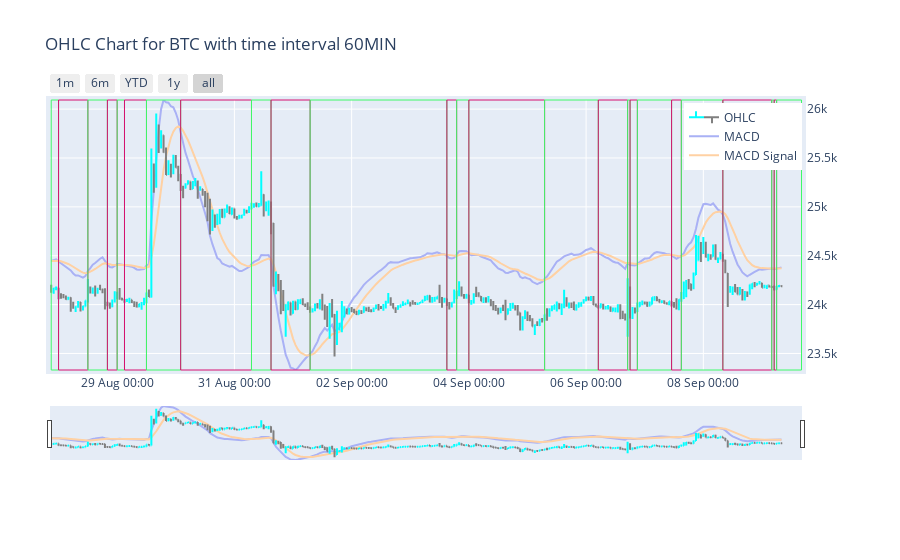
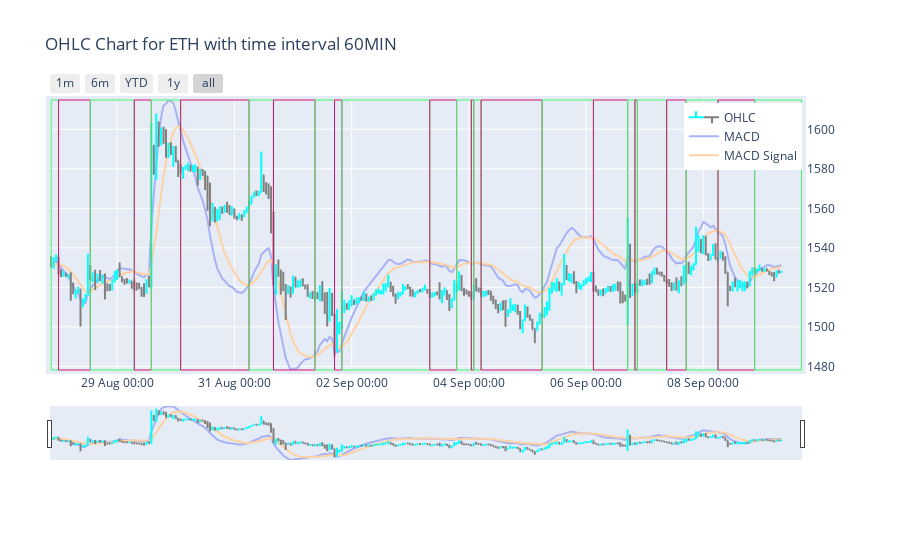
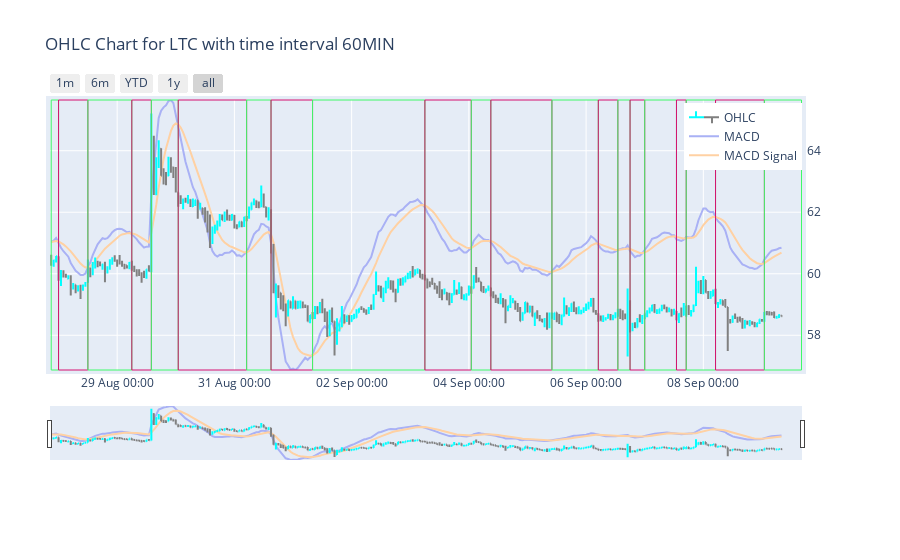

Notebook code cell kept with these figures, in order:
### Code cell
granularity = '60MIN'
for currency in MY_CRYPTO_CURRENCIES:
    df_history_for_chart = df_history_enhanced.query(f'granularity == \'{granularity}\' and base_currency == \'{currency}\'').copy()
    df_history_market_trend_for_chart = df_history_market_trend_intervals.query(f'granularity == \'{granularity}\' and base_currency == \'{currency}\'').copy()
    macd_min = df_history_for_chart['MACD'].min()
    macd_max = df_history_for_chart['MACD'].max()
    fig = make_subplots(specs=[[{"secondary_y": True}]])
    fig.add_trace(go.Ohlc(
        x=df_history_for_chart['date'],
        open=df_history_for_chart['open'],
        high=df_history_for_chart['high'],
        low=df_history_for_chart['low'],
        close=df_history_for_chart['close'],
        increasing_line_color= CANDLE_INCREASE_COLOR,
        decreasing_line_color= CANDLE_DECREASE_COLOR,
        name='OHLC'),
        secondary_y=True),
    fig.add_trace(go.Scatter(
        x=df_history_for_chart['date'],
        y=df_history_for_chart['MACD'],
        name='MACD',
        line=dict(color=MACD_COLOR),
        mode='lines'),
        secondary_y=False)
    fig.add_trace(go.Scatter(
        x=df_history_for_chart['date'],
        y=df_history_for_chart['MACD_signal'],
        name='MACD Signal',
        line=dict(color=MACD_SIGNAL_COLOR),
        mode='lines'),
        secondary_y=False)
    for i in range(df_history_market_trend_for_chart['base_currency'].count()):
        fig.add_vrect(x0=df_history_market_trend_for_chart.iloc[i]['start_date'],
            x1=df_history_market_trend_for_chart.iloc[i]['finish_date'],
            col=1,
            #fillcolor=df_history_market_trend_for_chart.iloc[i]['color'],
            line=dict(color=df_history_market_trend_for_chart.iloc[i]['color']),
            opacity=1.0,
            line_width=1)
    fig.update_layout(
        title=f'OHLC Chart for {currency} with time interval {granularity}',
        hovermode='x unified',
        legend=dict(yanchor="top",y=0.99,xanchor="right",x=0.94),
        #autosize=False,
        #width=900,
        #height=600,
        template = PLOTLY_TEMPLATE,
        yaxis_range=[macd_min,macd_max],
        yaxis1_showgrid = False,
        yaxis1_showticklabels = False,
        yaxis1_zeroline = False,
        margin=dict(
            l=50,
            r=50,
            b=100,
            t=100,
            pad=4
        ),
        xaxis=dict(
            rangeselector=dict(
                buttons=list([
                    dict(count=1, label="1m", step="month", stepmode="backward"),
                    dict(count=6, label="6m", step="month", stepmode="backward"),
                    dict(count=1, label="YTD", step="year", stepmode="todate"),
                    dict(count=1, label="1y", step="year", stepmode="backward"),
                    dict(step="all")
                ])
            ),
            rangeslider=dict(visible=True),
            type="date"
        )
    )
    if granularity == 'DAILY':
        fig.update_layout(xaxis_tickformat = '%d %b (%a)')
    else:
        fig.update_layout(xaxis_tickformat = '%d %b %H:%M')
    fig.show()

### Figure 1 — Plotly figure (JSON) as saved in the notebook; plotly's stock layout.template omitted (floating-point values rounded to 4 significant figures; data arrays with more than 128 entries replaced by an {"elided": "..."} marker saying what was removed)
{"data": [{"close": {"elided": "300 float values"}, "decreasing": {"line": {"color": "gray"}}, "high": {"elided": "300 float values"}, "increasing": {"line": {"color": "cyan"}}, "low": {"elided": "300 float values"}, "name": "OHLC", "open": {"elided": "300 float values"}, "type": "ohlc", "x": {"elided": "300 str values"}, "xaxis": "x", "yaxis": "y2"}, {"line": {"color": "#A9B1F5"}, "mode": "lines", "name": "MACD", "type": "scatter", "x": {"elided": "300 str values"}, "xaxis": "x", "y": {"elided": "300 float values"}, "yaxis": "y"}, {"line": {"color": "#FFD1A3"}, "mode": "lines", "name": "MACD Signal", "type": "scatter", "x": {"elided": "300 str values"}, "xaxis": "x", "y": {"elided": "300 float values"}, "yaxis": "y"}], "layout": {"hovermode": "x unified", "legend": {"x": 0.94, "xanchor": "right", "y": 0.99, "yanchor": "top"}, "margin": {"b": 100, "l": 50, "pad": 4, "r": 50, "t": 100}, "shapes": [{"line": {"color": "#3FFA68", "width": 1}, "opacity": 1, "type": "rect", "x0": "2023-08-27T21:00:00", "x1": "2023-08-28T00:00:00", "xref": "x", "y0": 0, "y1": 1, "yref": "y domain"}, {"line": {"color": "#D61170", "width": 1}, "opacity": 1, "type": "rect", "x0": "2023-08-28T00:00:00", "x1": "2023-08-28T12:00:00", "xref": "x", "y0": 0, "y1": 1, "yref": "y domain"}, {"line": {"color": "#3FFA68", "width": 1}, "opacity": 1, "type": "rect", "x0": "2023-08-28T12:00:00", "x1": "2023-08-28T20:00:00", "xref": "x", "y0": 0, "y1": 1, "yref": "y domain"}, {"line": {"color": "#D61170", "width": 1}, "opacity": 1, "type": "rect", "x0": "2023-08-28T20:00:00", "x1": "2023-08-29T00:00:00", "xref": "x", "y0": 0, "y1": 1, "yref": "y domain"}, {"line": {"color": "#3FFA68", "width": 1}, "opacity": 1, "type": "rect", "x0": "2023-08-29T00:00:00", "x1": "2023-08-29T03:00:00", "xref": "x", "y0": 0, "y1": 1, "yref": "y domain"}, {"line": {"color": "#D61170", "width": 1}, "opacity": 1, "type": "rect", "x0": "2023-08-29T03:00:00", "x1": "2023-08-29T12:00:00", "xref": "x", "y0": 0, "y1": 1, "yref": "y domain"}, {"line": {"color": "#3FFA68", "width": 1}, "opacity": 1, "type": "rect", "x0": "2023-08-29T12:00:00", "x1": "2023-08-30T02:00:00", "xref": "x", "y0": 0, "y1": 1, "yref": "y domain"}, {"line": {"color": "#D61170", "width": 1}, "opacity": 1, "type": "rect", "x0": "2023-08-30T02:00:00", "x1": "2023-08-31T07:00:00", "xref": "x", "y0": 0, "y1": 1, "yref": "y domain"}, {"line": {"color": "#3FFA68", "width": 1}, "opacity": 1, "type": "rect", "x0": "2023-08-31T07:00:00", "x1": "2023-08-31T15:00:00", "xref": "x", "y0": 0, "y1": 1, "yref": "y domain"}, {"line": {"color": "#D61170", "width": 1}, "opacity": 1, "type": "rect", "x0": "2023-08-31T15:00:00", "x1": "2023-09-01T07:00:00", "xref": "x", "y0": 0, "y1": 1, "yref": "y domain"}, {"line": {"color": "#3FFA68", "width": 1}, "opacity": 1, "type": "rect", "x0": "2023-09-01T07:00:00", "x1": "2023-09-03T15:00:00", "xref": "x", "y0": 0, "y1": 1, "yref": "y domain"}, {"line": {"color": "#D61170", "width": 1}, "opacity": 1, "type": "rect", "x0": "2023-09-03T15:00:00", "x1": "2023-09-03T19:00:00", "xref": "x", "y0": 0, "y1": 1, "yref": "y domain"}, {"line": {"color": "#3FFA68", "width": 1}, "opacity": 1, "type": "rect", "x0": "2023-09-03T19:00:00", "x1": "2023-09-04T00:00:00", "xref": "x", "y0": 0, "y1": 1, "yref": "y domain"}, {"line": {"color": "#D61170", "width": 1}, "opacity": 1, "type": "rect", "x0": "2023-09-04T00:00:00", "x1": "2023-09-05T07:00:00", "xref": "x", "y0": 0, "y1": 1, "yref": "y domain"}, {"line": {"color": "#3FFA68", "width": 1}, "opacity": 1, "type": "rect", "x0": "2023-09-05T07:00:00", "x1": "2023-09-06T05:00:00", "xref": "x", "y0": 0, "y1": 1, "yref": "y domain"}, {"line": {"color": "#D61170", "width": 1}, "opacity": 1, "type": "rect", "x0": "2023-09-06T05:00:00", "x1": "2023-09-06T17:00:00", "xref": "x", "y0": 0, "y1": 1, "yref": "y domain"}, {"line": {"color": "#3FFA68", "width": 1}, "opacity": 1, "type": "rect", "x0": "2023-09-06T17:00:00", "x1": "2023-09-06T18:00:00", "xref": "x", "y0": 0, "y1": 1, "yref": "y domain"}, {"line": {"color": "#D61170", "width": 1}, "opacity": 1, "type": "rect", "x0": "2023-09-06T18:00:00", "x1": "2023-09-06T21:00:00", "xref": "x", "y0": 0, "y1": 1, "yref": "y domain"}, {"line": {"color": "#3FFA68", "width": 1}, "opacity": 1, "type": "rect", "x0": "2023-09-06T21:00:00", "x1": "2023-09-07T11:00:00", "xref": "x", "y0": 0, "y1": 1, "yref": "y domain"}, {"line": {"color": "#D61170", "width": 1}, "opacity": 1, "type": "rect", "x0": "2023-09-07T11:00:00", "x1": "2023-09-07T15:00:00", "xref": "x", "y0": 0, "y1": 1, "yref": "y domain"}, {"line": {"color": "#3FFA68", "width": 1}, "opacity": 1, "type": "rect", "x0": "2023-09-07T15:00:00", "x1": "2023-09-08T08:00:00", "xref": "x", "y0": 0, "y1": 1, "yref": "y domain"}, {"line": {"color": "#D61170", "width": 1}, "opacity": 1, "type": "rect", "x0": "2023-09-08T08:00:00", "x1": "2023-09-09T04:00:00", "xref": "x", "y0": 0, "y1": 1, "yref": "y domain"}, {"line": {"color": "#3FFA68", "width": 1}, "opacity": 1, "type": "rect", "x0": "2023-09-09T04:00:00", "x1": "2023-09-09T05:00:00", "xref": "x", "y0": 0, "y1": 1, "yref": "y domain"}, {"line": {"color": "#D61170", "width": 1}, "opacity": 1, "type": "rect", "x0": "2023-09-09T05:00:00", "x1": "2023-09-09T06:00:00", "xref": "x", "y0": 0, "y1": 1, "yref": "y domain"}, {"line": {"color": "#3FFA68", "width": 1}, "opacity": 1, "type": "rect", "x0": "2023-09-09T06:00:00", "x1": "2023-09-09T16:11:38.920377", "xref": "x", "y0": 0, "y1": 1, "yref": "y domain"}], "title": {"text": "OHLC Chart for BTC with time interval 60MIN"}, "xaxis": {"anchor": "y", "domain": [0, 0.94], "rangeselector": {"buttons": [{"count": 1, "label": "1m", "step": "month", "stepmode": "backward"}, {"count": 6, "label": "6m", "step": "month", "stepmode": "backward"}, {"count": 1, "label": "YTD", "step": "year", "stepmode": "todate"}, {"count": 1, "label": "1y", "step": "year", "stepmode": "backward"}, {"step": "all"}]}, "rangeslider": {"visible": true}, "tickformat": "%d %b %H:%M", "type": "date"}, "yaxis": {"anchor": "x", "domain": [0, 1], "range": [-273.7, 404.5], "showgrid": false, "showticklabels": false, "zeroline": false}, "yaxis2": {"anchor": "x", "overlaying": "y", "side": "right"}}}

### Figure 2 — Plotly figure (JSON) as saved in the notebook; plotly's stock layout.template omitted (floating-point values rounded to 4 significant figures; data arrays with more than 128 entries replaced by an {"elided": "..."} marker saying what was removed)
{"data": [{"close": {"elided": "300 float values"}, "decreasing": {"line": {"color": "gray"}}, "high": {"elided": "300 float values"}, "increasing": {"line": {"color": "cyan"}}, "low": {"elided": "300 float values"}, "name": "OHLC", "open": {"elided": "300 float values"}, "type": "ohlc", "x": {"elided": "300 str values"}, "xaxis": "x", "yaxis": "y2"}, {"line": {"color": "#A9B1F5"}, "mode": "lines", "name": "MACD", "type": "scatter", "x": {"elided": "300 str values"}, "xaxis": "x", "y": {"elided": "300 float values"}, "yaxis": "y"}, {"line": {"color": "#FFD1A3"}, "mode": "lines", "name": "MACD Signal", "type": "scatter", "x": {"elided": "300 str values"}, "xaxis": "x", "y": {"elided": "300 float values"}, "yaxis": "y"}], "layout": {"hovermode": "x unified", "legend": {"x": 0.94, "xanchor": "right", "y": 0.99, "yanchor": "top"}, "margin": {"b": 100, "l": 50, "pad": 4, "r": 50, "t": 100}, "shapes": [{"line": {"color": "#3FFA68", "width": 1}, "opacity": 1, "type": "rect", "x0": "2023-08-27T21:00:00", "x1": "2023-08-28T00:00:00", "xref": "x", "y0": 0, "y1": 1, "yref": "y domain"}, {"line": {"color": "#D61170", "width": 1}, "opacity": 1, "type": "rect", "x0": "2023-08-28T00:00:00", "x1": "2023-08-28T13:00:00", "xref": "x", "y0": 0, "y1": 1, "yref": "y domain"}, {"line": {"color": "#3FFA68", "width": 1}, "opacity": 1, "type": "rect", "x0": "2023-08-28T13:00:00", "x1": "2023-08-29T07:00:00", "xref": "x", "y0": 0, "y1": 1, "yref": "y domain"}, {"line": {"color": "#D61170", "width": 1}, "opacity": 1, "type": "rect", "x0": "2023-08-29T07:00:00", "x1": "2023-08-29T14:00:00", "xref": "x", "y0": 0, "y1": 1, "yref": "y domain"}, {"line": {"color": "#3FFA68", "width": 1}, "opacity": 1, "type": "rect", "x0": "2023-08-29T14:00:00", "x1": "2023-08-30T02:00:00", "xref": "x", "y0": 0, "y1": 1, "yref": "y domain"}, {"line": {"color": "#D61170", "width": 1}, "opacity": 1, "type": "rect", "x0": "2023-08-30T02:00:00", "x1": "2023-08-31T06:00:00", "xref": "x", "y0": 0, "y1": 1, "yref": "y domain"}, {"line": {"color": "#3FFA68", "width": 1}, "opacity": 1, "type": "rect", "x0": "2023-08-31T06:00:00", "x1": "2023-08-31T16:00:00", "xref": "x", "y0": 0, "y1": 1, "yref": "y domain"}, {"line": {"color": "#D61170", "width": 1}, "opacity": 1, "type": "rect", "x0": "2023-08-31T16:00:00", "x1": "2023-09-01T09:00:00", "xref": "x", "y0": 0, "y1": 1, "yref": "y domain"}, {"line": {"color": "#3FFA68", "width": 1}, "opacity": 1, "type": "rect", "x0": "2023-09-01T09:00:00", "x1": "2023-09-01T17:00:00", "xref": "x", "y0": 0, "y1": 1, "yref": "y domain"}, {"line": {"color": "#D61170", "width": 1}, "opacity": 1, "type": "rect", "x0": "2023-09-01T17:00:00", "x1": "2023-09-01T20:00:00", "xref": "x", "y0": 0, "y1": 1, "yref": "y domain"}, {"line": {"color": "#3FFA68", "width": 1}, "opacity": 1, "type": "rect", "x0": "2023-09-01T20:00:00", "x1": "2023-09-03T08:00:00", "xref": "x", "y0": 0, "y1": 1, "yref": "y domain"}, {"line": {"color": "#D61170", "width": 1}, "opacity": 1, "type": "rect", "x0": "2023-09-03T08:00:00", "x1": "2023-09-03T19:00:00", "xref": "x", "y0": 0, "y1": 1, "yref": "y domain"}, {"line": {"color": "#3FFA68", "width": 1}, "opacity": 1, "type": "rect", "x0": "2023-09-03T19:00:00", "x1": "2023-09-04T01:00:00", "xref": "x", "y0": 0, "y1": 1, "yref": "y domain"}, {"line": {"color": "#D61170", "width": 1}, "opacity": 1, "type": "rect", "x0": "2023-09-04T01:00:00", "x1": "2023-09-04T02:00:00", "xref": "x", "y0": 0, "y1": 1, "yref": "y domain"}, {"line": {"color": "#3FFA68", "width": 1}, "opacity": 1, "type": "rect", "x0": "2023-09-04T02:00:00", "x1": "2023-09-04T05:00:00", "xref": "x", "y0": 0, "y1": 1, "yref": "y domain"}, {"line": {"color": "#D61170", "width": 1}, "opacity": 1, "type": "rect", "x0": "2023-09-04T05:00:00", "x1": "2023-09-05T06:00:00", "xref": "x", "y0": 0, "y1": 1, "yref": "y domain"}, {"line": {"color": "#3FFA68", "width": 1}, "opacity": 1, "type": "rect", "x0": "2023-09-05T06:00:00", "x1": "2023-09-06T03:00:00", "xref": "x", "y0": 0, "y1": 1, "yref": "y domain"}, {"line": {"color": "#D61170", "width": 1}, "opacity": 1, "type": "rect", "x0": "2023-09-06T03:00:00", "x1": "2023-09-06T17:00:00", "xref": "x", "y0": 0, "y1": 1, "yref": "y domain"}, {"line": {"color": "#3FFA68", "width": 1}, "opacity": 1, "type": "rect", "x0": "2023-09-06T17:00:00", "x1": "2023-09-06T20:00:00", "xref": "x", "y0": 0, "y1": 1, "yref": "y domain"}, {"line": {"color": "#D61170", "width": 1}, "opacity": 1, "type": "rect", "x0": "2023-09-06T20:00:00", "x1": "2023-09-06T21:00:00", "xref": "x", "y0": 0, "y1": 1, "yref": "y domain"}, {"line": {"color": "#3FFA68", "width": 1}, "opacity": 1, "type": "rect", "x0": "2023-09-06T21:00:00", "x1": "2023-09-07T09:00:00", "xref": "x", "y0": 0, "y1": 1, "yref": "y domain"}, {"line": {"color": "#D61170", "width": 1}, "opacity": 1, "type": "rect", "x0": "2023-09-07T09:00:00", "x1": "2023-09-07T17:00:00", "xref": "x", "y0": 0, "y1": 1, "yref": "y domain"}, {"line": {"color": "#3FFA68", "width": 1}, "opacity": 1, "type": "rect", "x0": "2023-09-07T17:00:00", "x1": "2023-09-08T06:00:00", "xref": "x", "y0": 0, "y1": 1, "yref": "y domain"}, {"line": {"color": "#D61170", "width": 1}, "opacity": 1, "type": "rect", "x0": "2023-09-08T06:00:00", "x1": "2023-09-08T21:00:00", "xref": "x", "y0": 0, "y1": 1, "yref": "y domain"}, {"line": {"color": "#3FFA68", "width": 1}, "opacity": 1, "type": "rect", "x0": "2023-09-08T21:00:00", "x1": "2023-09-09T16:11:38.935607", "xref": "x", "y0": 0, "y1": 1, "yref": "y domain"}], "title": {"text": "OHLC Chart for ETH with time interval 60MIN"}, "xaxis": {"anchor": "y", "domain": [0, 0.94], "rangeselector": {"buttons": [{"count": 1, "label": "1m", "step": "month", "stepmode": "backward"}, {"count": 6, "label": "6m", "step": "month", "stepmode": "backward"}, {"count": 1, "label": "YTD", "step": "year", "stepmode": "todate"}, {"count": 1, "label": "1y", "step": "year", "stepmode": "backward"}, {"step": "all"}]}, "rangeslider": {"visible": true}, "tickformat": "%d %b %H:%M", "type": "date"}, "yaxis": {"anchor": "x", "domain": [0, 1], "range": [-12.0, 18.9], "showgrid": false, "showticklabels": false, "zeroline": false}, "yaxis2": {"anchor": "x", "overlaying": "y", "side": "right"}}}

### Figure 3 — Plotly figure (JSON) as saved in the notebook; plotly's stock layout.template omitted (floating-point values rounded to 4 significant figures; data arrays with more than 128 entries replaced by an {"elided": "..."} marker saying what was removed)
{"data": [{"close": {"elided": "300 float values"}, "decreasing": {"line": {"color": "gray"}}, "high": {"elided": "300 float values"}, "increasing": {"line": {"color": "cyan"}}, "low": {"elided": "300 float values"}, "name": "OHLC", "open": {"elided": "300 float values"}, "type": "ohlc", "x": {"elided": "300 str values"}, "xaxis": "x", "yaxis": "y2"}, {"line": {"color": "#A9B1F5"}, "mode": "lines", "name": "MACD", "type": "scatter", "x": {"elided": "300 str values"}, "xaxis": "x", "y": {"elided": "300 float values"}, "yaxis": "y"}, {"line": {"color": "#FFD1A3"}, "mode": "lines", "name": "MACD Signal", "type": "scatter", "x": {"elided": "300 str values"}, "xaxis": "x", "y": {"elided": "300 float values"}, "yaxis": "y"}], "layout": {"hovermode": "x unified", "legend": {"x": 0.94, "xanchor": "right", "y": 0.99, "yanchor": "top"}, "margin": {"b": 100, "l": 50, "pad": 4, "r": 50, "t": 100}, "shapes": [{"line": {"color": "#3FFA68", "width": 1}, "opacity": 1, "type": "rect", "x0": "2023-08-27T21:00:00", "x1": "2023-08-28T00:00:00", "xref": "x", "y0": 0, "y1": 1, "yref": "y domain"}, {"line": {"color": "#D61170", "width": 1}, "opacity": 1, "type": "rect", "x0": "2023-08-28T00:00:00", "x1": "2023-08-28T12:00:00", "xref": "x", "y0": 0, "y1": 1, "yref": "y domain"}, {"line": {"color": "#3FFA68", "width": 1}, "opacity": 1, "type": "rect", "x0": "2023-08-28T12:00:00", "x1": "2023-08-29T06:00:00", "xref": "x", "y0": 0, "y1": 1, "yref": "y domain"}, {"line": {"color": "#D61170", "width": 1}, "opacity": 1, "type": "rect", "x0": "2023-08-29T06:00:00", "x1": "2023-08-29T14:00:00", "xref": "x", "y0": 0, "y1": 1, "yref": "y domain"}, {"line": {"color": "#3FFA68", "width": 1}, "opacity": 1, "type": "rect", "x0": "2023-08-29T14:00:00", "x1": "2023-08-30T01:00:00", "xref": "x", "y0": 0, "y1": 1, "yref": "y domain"}, {"line": {"color": "#D61170", "width": 1}, "opacity": 1, "type": "rect", "x0": "2023-08-30T01:00:00", "x1": "2023-08-31T05:00:00", "xref": "x", "y0": 0, "y1": 1, "yref": "y domain"}, {"line": {"color": "#3FFA68", "width": 1}, "opacity": 1, "type": "rect", "x0": "2023-08-31T05:00:00", "x1": "2023-08-31T15:00:00", "xref": "x", "y0": 0, "y1": 1, "yref": "y domain"}, {"line": {"color": "#D61170", "width": 1}, "opacity": 1, "type": "rect", "x0": "2023-08-31T15:00:00", "x1": "2023-09-01T08:00:00", "xref": "x", "y0": 0, "y1": 1, "yref": "y domain"}, {"line": {"color": "#3FFA68", "width": 1}, "opacity": 1, "type": "rect", "x0": "2023-09-01T08:00:00", "x1": "2023-09-03T06:00:00", "xref": "x", "y0": 0, "y1": 1, "yref": "y domain"}, {"line": {"color": "#D61170", "width": 1}, "opacity": 1, "type": "rect", "x0": "2023-09-03T06:00:00", "x1": "2023-09-04T01:00:00", "xref": "x", "y0": 0, "y1": 1, "yref": "y domain"}, {"line": {"color": "#3FFA68", "width": 1}, "opacity": 1, "type": "rect", "x0": "2023-09-04T01:00:00", "x1": "2023-09-04T09:00:00", "xref": "x", "y0": 0, "y1": 1, "yref": "y domain"}, {"line": {"color": "#D61170", "width": 1}, "opacity": 1, "type": "rect", "x0": "2023-09-04T09:00:00", "x1": "2023-09-05T10:00:00", "xref": "x", "y0": 0, "y1": 1, "yref": "y domain"}, {"line": {"color": "#3FFA68", "width": 1}, "opacity": 1, "type": "rect", "x0": "2023-09-05T10:00:00", "x1": "2023-09-06T05:00:00", "xref": "x", "y0": 0, "y1": 1, "yref": "y domain"}, {"line": {"color": "#D61170", "width": 1}, "opacity": 1, "type": "rect", "x0": "2023-09-06T05:00:00", "x1": "2023-09-06T13:00:00", "xref": "x", "y0": 0, "y1": 1, "yref": "y domain"}, {"line": {"color": "#3FFA68", "width": 1}, "opacity": 1, "type": "rect", "x0": "2023-09-06T13:00:00", "x1": "2023-09-06T18:00:00", "xref": "x", "y0": 0, "y1": 1, "yref": "y domain"}, {"line": {"color": "#D61170", "width": 1}, "opacity": 1, "type": "rect", "x0": "2023-09-06T18:00:00", "x1": "2023-09-07T00:00:00", "xref": "x", "y0": 0, "y1": 1, "yref": "y domain"}, {"line": {"color": "#3FFA68", "width": 1}, "opacity": 1, "type": "rect", "x0": "2023-09-07T00:00:00", "x1": "2023-09-07T13:00:00", "xref": "x", "y0": 0, "y1": 1, "yref": "y domain"}, {"line": {"color": "#D61170", "width": 1}, "opacity": 1, "type": "rect", "x0": "2023-09-07T13:00:00", "x1": "2023-09-07T17:00:00", "xref": "x", "y0": 0, "y1": 1, "yref": "y domain"}, {"line": {"color": "#3FFA68", "width": 1}, "opacity": 1, "type": "rect", "x0": "2023-09-07T17:00:00", "x1": "2023-09-08T05:00:00", "xref": "x", "y0": 0, "y1": 1, "yref": "y domain"}, {"line": {"color": "#D61170", "width": 1}, "opacity": 1, "type": "rect", "x0": "2023-09-08T05:00:00", "x1": "2023-09-09T01:00:00", "xref": "x", "y0": 0, "y1": 1, "yref": "y domain"}, {"line": {"color": "#3FFA68", "width": 1}, "opacity": 1, "type": "rect", "x0": "2023-09-09T01:00:00", "x1": "2023-09-09T16:11:38.945362", "xref": "x", "y0": 0, "y1": 1, "yref": "y domain"}], "title": {"text": "OHLC Chart for LTC with time interval 60MIN"}, "xaxis": {"anchor": "y", "domain": [0, 0.94], "rangeselector": {"buttons": [{"count": 1, "label": "1m", "step": "month", "stepmode": "backward"}, {"count": 6, "label": "6m", "step": "month", "stepmode": "backward"}, {"count": 1, "label": "YTD", "step": "year", "stepmode": "todate"}, {"count": 1, "label": "1y", "step": "year", "stepmode": "backward"}, {"step": "all"}]}, "rangeslider": {"visible": true}, "tickformat": "%d %b %H:%M", "type": "date"}, "yaxis": {"anchor": "x", "domain": [0, 1], "range": [-0.8141, 0.9018], "showgrid": false, "showticklabels": false, "zeroline": false}, "yaxis2": {"anchor": "x", "overlaying": "y", "side": "right"}}}
